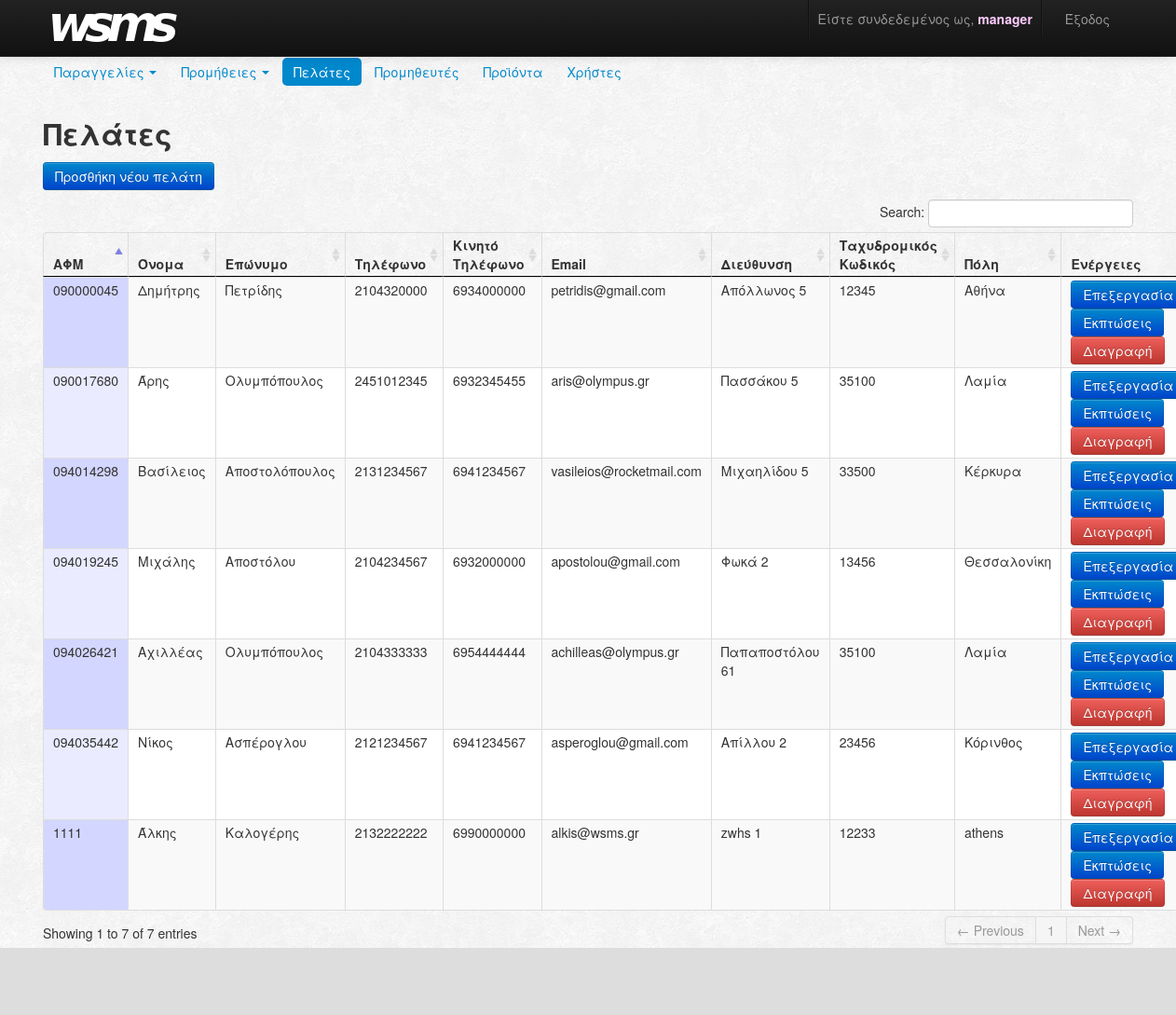
/customer/index (signed in), run on the app's committed database.
### tables this page shows
CREATE TABLE IF NOT EXISTS `customer` (
  `ssn` varchar(9) NOT NULL,
  `name` varchar(45) NOT NULL,
  `surname` varchar(45) NOT NULL,
  `phone` varchar(20) DEFAULT NULL,
  `cellphone` varchar(20) DEFAULT NULL,
  `email` varchar(45) DEFAULT NULL,
  `address` varchar(100) NOT NULL,
  `zipCode` varchar(10) NOT NULL,
  `city` varchar(45) NOT NULL,
  `version` int(11) NOT NULL DEFAULT '0',
  PRIMARY KEY (`ssn`)
);

### index.php (called while the page is built, shortened)
<?php
$app = new Router();

### Models/entities/Customer.php (called while the page is built, shortened)
<?php
class Customer
{
    private $name;
    private $surname;
    private $ssn;
    private $phone;
    private $cellphone;
    private $email;
    private $address;
    private $city;
    private $zipCode;
    public function __construct($name,
								$surname,
								$ssn,
    							$phone,
    							$cellphone,
    							$email,
								$address,
								$city,
								$zipCode)
    {
		$this->name = $name;
		$this->surname = $surname;
		$this->ssn = $ssn;
		$this->phone = $phone;
		$this->cellphone = $cellphone;
		$this->email = $email;
		$this->address = $address;
		$this->city = $city;
		$this->zipCode = $zipCode;
    }
    public function __get($param)
    {
		switch ($param)
		{
			case "name":
				return $this->name;
			case "surname":
				return $this->surname;
			case "ssn":
				return $this->ssn;
			case "phone":
				return $this->phone;
			case "cellphone":
				return $this->cellphone;
			case "email":
				return $this->email;
			case "address":
				return $this->address;
			case "zipCode":
				return $this->zipCode;
			case "city":
				return $this->city;
		}
    }
}

### Models/CustomerModel.php (called while the page is built, shortened)
<?php
require_once("entities/Customer.php");
class CustomerModel extends Model
{
    public static function getCustomers()
    {
		$pdo = Connector::getPDO();
        try
        {
            $stmt = $pdo->prepare("SELECT * FROM customer");
            $stmt->execute();
            $customersColumns = $stmt->fetchAll();
            $customerObjArray = array();
            foreach ($customersColumns as $customerCol)
            {
                $customerObjArray[] =  new Customer($customerCol['name'],
													$customerCol['surname'],
													$customerCol['ssn'],
													$customerCol['phone'],
													$customerCol['cellphone'],
													$customerCol['email'],
													$customerCol['address'],
													$customerCol['city'],
													$customerCol['zipCode']);
            }
            return $customerObjArray;
        }
        catch(PDOException $e)
        {
			throw $e;
        }
    }
}

### Views/customers/index.php (the view, shortened to what this page needs)
<?php
  require_once 'Views/navbars/navbar.php';
?>
<div class="container">
<h2>
	Πελάτες
</h2>
<p>
  <a href="<?php echo CUSTOMER . "/addcustomer"; ?>"><button class="btn btn-primary" type="button" >Προσθήκη νέου πελάτη</button></a>
</p>
<table cellpadding="0" cellspacing="0" border="0" class="table table-striped table-bordered" width="100%" id="customer_table">
<thead>
<tr>
	<th><strong>ΑΦΜ</strong></th>
	<th><strong>Όνομα</strong></th>
	<th><strong>Επώνυμο</strong></th>
	<th><strong>Τηλέφωνο</strong></th>
	<th><strong>Κινητό Τηλέφωνο</strong></th>
	<th><strong>Email</strong></th>
	<th><strong>Διεύθυνση</strong></th>
	<th><strong>Ταχυδρομικός Κωδικός</strong></th>
	<th><strong>Πόλη</strong></th>
	<th><strong>Ενέργειες</strong></th>
</tr>
</thead>
<tbody>
<?php
	if (!empty($data)) {
		foreach ($data as &$value) {
			echo "<tr>";
			echo "<td>" . $value->ssn . "</td>";
			echo "<td>" . $value->name . "</td>";
			echo "<td>" . $value->surname . "</td>";
			echo "<td>" . $value->phone . "</td>";
			echo "<td>" . $value->cellphone . "</td>";
			echo "<td>" . $value->email . "</td>";
			echo "<td>" . $value->address . "</td>";
			echo "<td>" . $value->zipCode . "</td>";
			echo "<td>" . $value->city . "</td>";
			echo "<td>" . "<a href=\"" . CUSTOMER . "/editcustomer?ssn=" . $value->ssn . "\">" . "<button class=\"btn btn-primary\" type=\"button\" >Επεξεργασία</button></a>";
			echo "<a href=\"" . CUSTOMER . "/editdiscount?ssn=" . $value->ssn . "\">" . "<button class=\"btn btn-primary\" type=\"button\" >Εκπτώσεις</button></a>";
			echo "<a href=\"" . CUSTOMER . "/deletecustomer?ssn=" . $value->ssn . "\">" . "<button class=\"btn btn-danger\" type=\"button\" >Διαγραφή</button></td></a>";
			echo "</tr>";
		}
	}
?>
</tbody>
</table>
</div>

### data on the page
customer: ssn "090000045", name "Δημήτρης", surname "Πετρίδης", phone "2104320000", cellphone "6934000000", email "petridis@gmail.com", address "Απόλλωνος 5", zipCode "12345", city "Αθήνα"
customer: ssn "090017680", name "Άρης", surname "Ολυμπόπουλος", phone "2451012345", cellphone "6932345455", email "aris@olympus.gr", address "Πασσάκου 5", zipCode "35100", city "Λαμία"
customer: ssn "094014298", name "Βασίλειος", surname "Αποστολόπουλος", phone "2131234567", cellphone "6941234567", email "vasileios@rocketmail.com", address "Μιχαηλίδου 5", zipCode "33500", city "Κέρκυρα"
customer: ssn "094019245", name "Μιχάλης", surname "Αποστόλου", phone "2104234567", cellphone "6932000000", email "apostolou@gmail.com", address "Φωκά 2", zipCode "13456", city "Θεσσαλονίκη"
customer: ssn "094026421", name "Αχιλλέας", surname "Ολυμπόπουλος", phone "2104333333", cellphone "6954444444", email "achilleas@olympus.gr", address "Παπαποστόλου 61", zipCode "35100", city "Λαμία"
customer: ssn "094035442", name "Νίκος", surname "Ασπέρογλου", phone "2121234567", cellphone "6941234567", email "asperoglou@gmail.com", address "Απίλλου 2", zipCode "23456", city "Κόρινθος"
customer: ssn "1111", name "Άλκης", surname "Καλογέρης", phone "2132222222", cellphone "6990000000", email "alkis@wsms.gr", address "zwhs 1", zipCode "12233", city "athens"

### other printed values
$_SESSION['username'] "manager"
